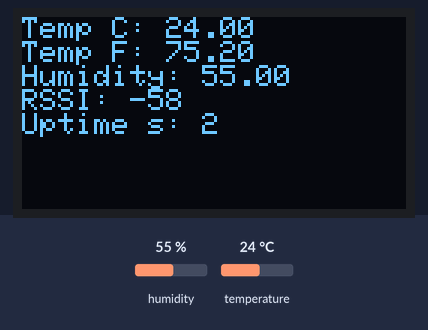
Recording of a sketch running on a simulated ESP32-C3. Parts: 128×64 one-colour display. The inputs (shaded band) are chosen by the test bench; at power-on: humidity 55 %, temperature 24 °C. WiFi joins after 1.5 s; servers stay silent unless stated; no MQTT or app messages arrive unless stated; not simulated (calls return 0 or success): secrets.h; names the files do not define were given values by the test bench: MQTT_PORT = 1883; what the sketch prints to the serial monitor is not drawn.

Above: at 2.7 s.
2.8 s: humidity set to 22 %
At 7.2 s:
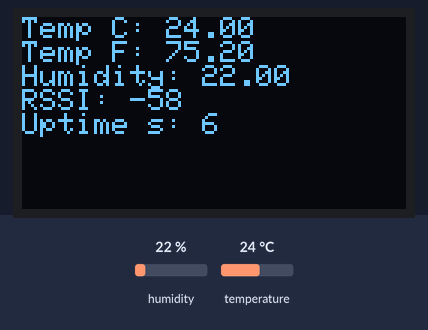
9.5 s: temperature set to 12 °C
At 10.3 s:
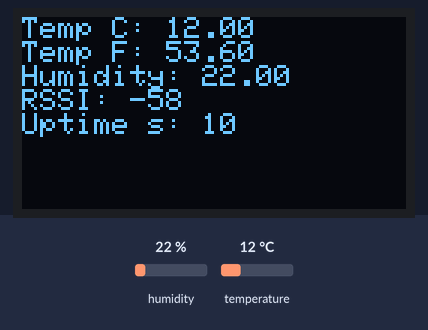
14.4 s: humidity set to 40 %
At 18.8 s:
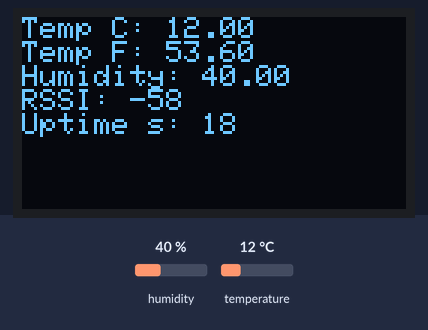
21.5 s: temperature set to 19 °C
At 23.2 s:
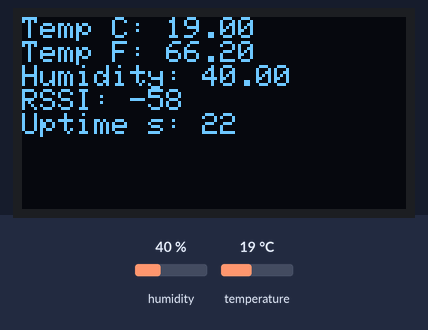
Timing chart, 0 to 24.7 s (numbered marks = the images above; inputs shaded):
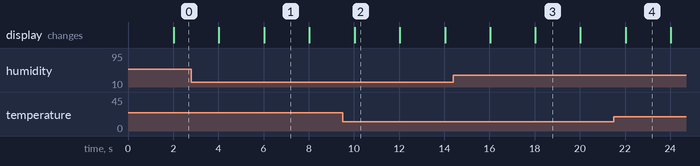

The sketch:

esp32_environment.ino
```cpp
#include <WiFi.h>
#include <Wire.h>
#include <Adafruit_GFX.h>
#include <Adafruit_SSD1306.h>
#include <DHT.h>
#include <ArduinoMqttClient.h>
#include "secrets.h"
WiFiClient wifi;
MqttClient mqtt(wifi);
Adafruit_SSD1306 oled(128,64,&Wire,-1);
DHT sensor(3,DHT22);
unsigned long lastPublish=0, count=0;
void connectNetwork() {
  if (WiFi.status()!=WL_CONNECTED) {
    WiFi.begin(WIFI_SSID,WIFI_PASSWORD);
    while(WiFi.status()!=WL_CONNECTED) delay(500);
  }
  while(!mqtt.connected()) {
    if(!mqtt.connect(MQTT_HOST,MQTT_PORT)) delay(1000);
  }
}
void setup() {
  Serial.begin(115200); Wire.begin(8,9); sensor.begin();
  if(!oled.begin(SSD1306_SWITCHCAPVCC,0x3C)) while(true) delay(1000);
  oled.setTextColor(SSD1306_WHITE); oled.setTextSize(1);
  mqtt.setId(MQTT_CLIENT_ID);
  if(MQTT_USER[0]) mqtt.setUsernamePassword(MQTT_USER,MQTT_PASSWORD);
  connectNetwork();
}
void loop() {
  connectNetwork(); mqtt.poll();
  if(millis()-lastPublish<2000) return;
  lastPublish=millis();
  float c=sensor.readTemperature(), h=sensor.readHumidity();
  if(isnan(c)||isnan(h)) { Serial.println("Invalid DHT22 reading"); return; }
  float f=c*1.8f+32; long rssi=WiFi.RSSI();
  oled.clearDisplay(); oled.setCursor(0,0);
  oled.print("Temp C: "); oled.println(c);
  oled.print("Temp F: "); oled.println(f);
  oled.print("Humidity: "); oled.println(h);
  oled.print("RSSI: "); oled.println(rssi);
  oled.print("Uptime s: "); oled.println(millis()/1000); oled.display();
  String payload=String("{\"device\":\"esp32c3\",\"tempC\":")+String(c)+",\"tempF\":"+String(f)+",\"humidity\":"+String(h)+",\"rssi\":"+String(rssi)+",\"uptime_seconds\":"+String(millis()/1000)+",\"message_count\":"+String(++count)+"}";
  mqtt.beginMessage(MQTT_TOPIC); mqtt.print(payload); mqtt.endMessage(); Serial.println(payload);
}
```

Measured:
- what the display in image 3 shows lasts 2.0 s, from 18.0 s to 20.0 s
